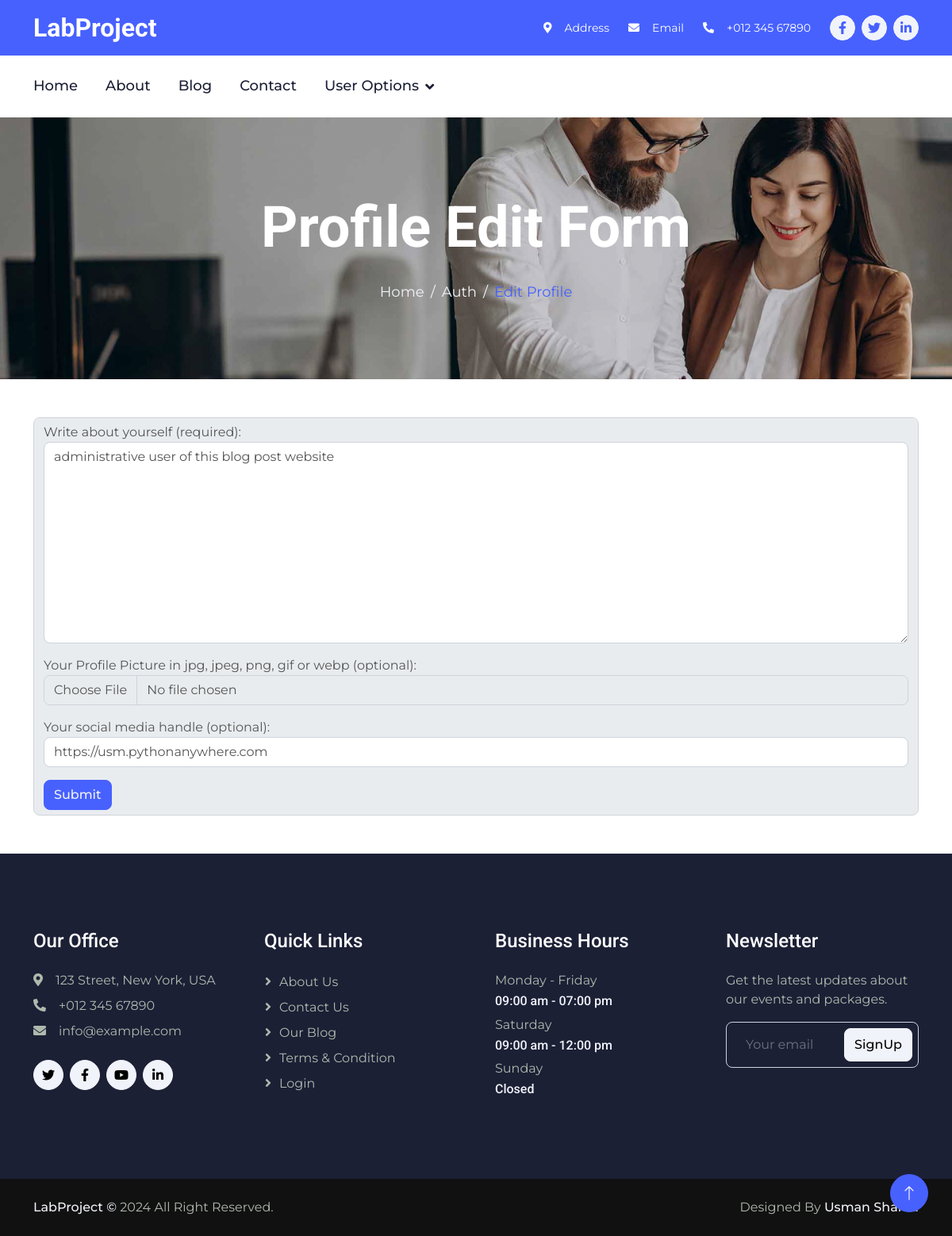
The page /auth/edit-profile (signed in) on the database its author committed.
### AuthApp/models.py (models this page shows, shortened)
class Profile(models.Model):
    user = models.OneToOneField(
        User,
        on_delete=models.CASCADE,
        null=False
    )
    about_user = models.CharField(
        max_length=1000,
        null=False
    )
    social_link = models.URLField(null=True)
    profile_pic = models.ImageField(
        null=True,
        blank=True,
        upload_to='images/ProfilePictures'
    )

### AuthApp/views.py (the view, shortened to what this page needs)
# urls.py: path('edit-profile', views.edit_profile, name='auth-edit-profile'),
@login_required(login_url='/auth/login')
def edit_profile(request):
    check = None
    try:
        check = request.user.profile
    except Exception as error:
        check = None
    form = forms.ProfileForm(
        request.POST,
        request.FILES,
        instance=request.user.profile
    )
    if request.method == 'POST':
        if form.is_valid():
            form.save()
            messages.success(
                request,
                message=f'Your Profile has been updated!',
                extra_tags='success'
            )
            return redirect('/auth/dashboard')
        else:
            messages.warning(
                request,
                message=f'Your form has errors!\n{form.errors}',
                extra_tags='danger'
            )
            return render(
                request,
                'AuthApp/edit-profile.html',
                {
                    'form': form
                }
            )
    else:
        form = forms.ProfileForm(
            instance=request.user.profile
        )
        return render(
            request,
            'AuthApp/edit-profile.html',
            {
                'form': form,
                'edit_profile': True
            }
        )

### AuthApp/templates/AuthApp/edit-profile.html (shortened to what this page needs)
{% extends "BlogApp/base.html" %}
{% block body %}
    <div class="container-fluid page-header py-5 mb-5 wow fadeIn" data-wow-delay="0.1s">
        <div class="container text-center py-5">
            <h1 class="display-2 text-white mb-4 animated slideInDown">Profile Edit Form</h1>
            <nav aria-label="breadcrumb animated slideInDown">
                <ol class="breadcrumb justify-content-center mb-0">
                    <li class="breadcrumb-item"><a href="/">Home</a></li>
                    <li class="breadcrumb-item"><a href="">Auth</a></li>
                    <li class="breadcrumb-item text-primary" aria-current="page">Edit Profile</li>
                </ol>
            </nav>
        </div>
    </div>
    <div class="container">
        <form action="" class="form-control" method=POST enctype="multipart/form-data">
            {{form.as_p}}
            <button class="btn btn-primary" type="submit">Submit</button>
        </form>
    </div>
{% endblock body %}

### BlogApp/static/BlogApp/css/style.css (style rules this page uses)
:root { --primary: #4761FF; --secondary: #555555; --light: #F1F3FA; --dark: #1C2035; }
.btn { transition: .5s; font-weight: 500; }
.btn-primary, .btn-outline-primary:hover { color: var(--light); }
.page-header { background: linear-gradient(rgba(0, 0, 0, .1), rgba(0, 0, 0, .1)), url(../img/carousel-1.jpg) center center no-repeat; background-size: cover; }
.page-header .breadcrumb-item+.breadcrumb-item::before { color: var(--light); }
.page-header .breadcrumb-item, .page-header .breadcrumb-item a { font-size: 18px; color: var(--light); }

### rows shown on the page
Profile: about_user "administrative user of this blog post website", social_link "https://usm.pythonanywhere.com"
